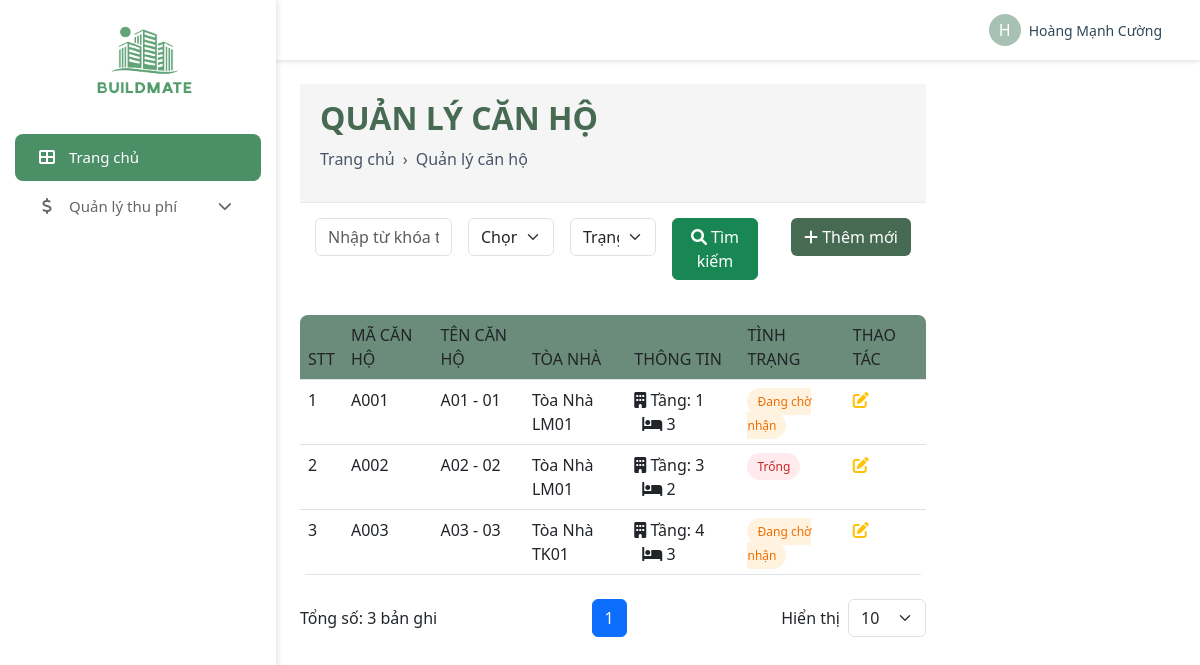
Page /admin/apartment/apartment_management.php (signed in) on the committed database.
### tables this page shows
CREATE TABLE `apartment` (
  `ApartmentID` int(11) NOT NULL,
  `Name` varchar(255) DEFAULT NULL,
  `Area` int(11) DEFAULT NULL,
  `NumberOffBedroom` int(11) DEFAULT NULL,
  `Code` varchar(255) DEFAULT NULL,
  `ElectricId` int(11) DEFAULT NULL,
  `WaterId` int(11) NOT NULL,
  `Description` text DEFAULT NULL,
  `Status` varchar(50) DEFAULT NULL,
  `BuildingId` int(11) NOT NULL,
  `FloorId` int(11) NOT NULL,
  `ContractCode` varchar(255) DEFAULT NULL
);

CREATE TABLE `buildings` (
  `ID` int(11) NOT NULL,
  `Name` varchar(255) NOT NULL,
  `Code` varchar(50) NOT NULL,
  `Status` varchar(50) DEFAULT 'active',
  `ProjectId` int(11) NOT NULL
);

### admin/apartment/apartment_management.php (the view, shortened to what this page needs)
<?php
include '../../database/DBController.php';
$search = isset($_GET['search']) ? mysqli_real_escape_string($conn, $_GET['search']) : '';
$building_filter = isset($_GET['building']) ? mysqli_real_escape_string($conn, $_GET['building']) : '';
$status_filter = isset($_GET['status']) ? mysqli_real_escape_string($conn, $_GET['status']) : '';
$records_per_page = isset($_GET['per_page']) ? (int)$_GET['per_page'] : 10;
$page = isset($_GET['page']) ? (int)$_GET['page'] : 1;
$offset = ($page - 1) * $records_per_page;
$where_conditions = [];
$where_clause = !empty($where_conditions) ? "WHERE " . implode(" AND ", $where_conditions) : "";
$count_query = mysqli_query($conn, "
    SELECT COUNT(*) as total
    FROM apartment a
    LEFT JOIN Buildings b ON a.BuildingId = b.ID
    $where_clause
");
$total_records = mysqli_fetch_assoc($count_query)['total'];
$total_pages = ceil($total_records / $records_per_page);
$select_apartments = mysqli_query($conn, "
    SELECT a.*, b.Name as BuildingName
    FROM apartment a
    LEFT JOIN Buildings b ON a.BuildingId = b.ID
    $where_clause
    ORDER BY a.ApartmentID
    LIMIT $offset, $records_per_page
") or die('Query failed');
?>
<!DOCTYPE html>
<html lang="en">
<head>
    <link rel="stylesheet" href="https://cdnjs.cloudflare.com/ajax/libs/font-awesome/6.0.0/css/all.min.css">
    <link href="https://cdn.jsdelivr.net/npm/bootstrap@5.3.0/dist/css/bootstrap.min.css" rel="stylesheet">
    <link rel="stylesheet" href="css/admin_style.css">
</head>
<body>
    <div class="d-flex">
        <?php include '../admin_navbar.php'; ?>
        <div style="width: 100%;">
            <?php include '../admin_header.php'; ?>
            <div class="manage-container p-4">
                <div class="page-header">
                    <h2 style="font-weight: bold; color: #476a52; margin-bottom: 10px; text-transform: uppercase;">QUẢN LÝ CĂN HỘ</h2>
                    <div class="breadcrumb">
                        <a href="dashboard.php">Trang chủ</a>
                        <span style="margin: 0 8px;">›</span>
                        <span>Quản lý căn hộ</span>
                    </div>
                </div>
                <div class="search-container">
                    <form action="" method="GET" class="row g-3">
                        <div class="col-md-3">
                            <input type="text" name="search" class="form-control"
                                   placeholder="Nhập từ khóa tìm kiếm..."
                                   value="<?php echo isset($_GET['search']) ? htmlspecialchars($_GET['search']) : ''; ?>">
                        </div>
                        <div class="col-md-2">
                            <select name="building" class="form-select">
                                <option value="">Chọn tòa nhà</option>
                            </select>
                        </div>
                        <div class="col-md-2">
                            <select name="status" class="form-select">
                                <option value="">Trạng thái</option>
                            </select>
                        </div>
                        <div class="col-md-2">
                            <button type="submit" class="btn btn-success w-100">
                                <i class="fas fa-search"></i> Tìm kiếm
                            </button>
                        </div>
                        <div class="col-md-3 text-end">
                            <a href="create_apartment.php" class="btn add-btn">
                                <i class="fas fa-plus"></i> Thêm mới
                            </a>
                        </div>
                    </form>
                </div>
                <div class="apartment-table">
                    <table class="table table-hover mb-0">
                        <thead>
                            <tr>
                                <th>STT</th>
                                <th>MÃ CĂN HỘ</th>
                                <th>TÊN CĂN HỘ</th>
                                <th>TÒA NHÀ</th>
                                <th>THÔNG TIN</th>
                                <th>TÌNH TRẠNG</th>
                                <th>THAO TÁC</th>
                            </tr>
                        </thead>
                        <tbody>
                            <?php
                            if(mysqli_num_rows($select_apartments) > 0){
                                $stt = $offset + 1;
                                while($apartment = mysqli_fetch_assoc($select_apartments)){
                            ?>
                            <tr>
                                <td><?php echo $stt++; ?></td>
                                <td><?php echo $apartment['Code']; ?></td>
                                <td><?php echo $apartment['Name']; ?></td>
                                <td><?php echo $apartment['BuildingName']; ?></td>
                                <td>
                                    <i class="fas fa-building"></i> Tầng: <?php echo $apartment['FloorId']; ?>
                                    <i class="fas fa-bed ms-2"></i> <?php echo $apartment['NumberOffBedroom']; ?>
                                </td>
                                <td>
                                    <span class="status-badge <?php
                                        switch($apartment['Status']){
                                            case 'Đang chờ nhận': echo 'status-pending'; break;
                                            case 'Trống': echo 'status-empty'; break;
                                        }
                                    ?>">
                                        <?php echo $apartment['Status']; ?>
                                    </span>
                                </td>
                                <td>
                                    <a href="update_apartment.php?id=<?php echo $apartment['ApartmentID']; ?>"
                                       class="text-warning me-2"><i class="fas fa-edit"></i></a>
                                </td>
                            </tr>
                            <?php
                                }
                            } else {
                                echo '<tr><td colspan="7" class="text-center">Không có dữ liệu</td></tr>';
                            }
                            ?>
                        </tbody>
                    </table>
                </div>
                <div class="d-flex justify-content-between align-items-center mt-4">
                    <div>Tổng số: <?php echo $total_records; ?> bản ghi</div>
                    <nav aria-label="Page navigation">
                        <ul class="pagination mb-0">
                            <?php
                            $start_page = max(1, $page - 2);
                            $end_page = min($total_pages, $page + 2);
                            for ($i = $start_page; $i <= $end_page; $i++):
                            ?>
                                <li class="page-item <?php echo ($i == $page) ? 'active' : ''; ?>">
                                    <a class="page-link" href="?page=<?php echo $i; ?><?php
                                        echo !empty($search) ? "&search=$search" : '';
                                        echo !empty($building_filter) ? "&building=$building_filter" : '';
                                        echo !empty($status_filter) ? "&status=$status_filter" : '';
                                        echo "&per_page=$records_per_page";
                                    ?>"><?php echo $i; ?></a>
                                </li>
                            <?php endfor; ?>
                        </ul>
                    </nav>
                    <div class="d-flex align-items-center">
                        <span class="me-2">Hiển thị</span>
                        <select class="form-select" style="width: auto;" onchange="window.location.href=this.value">
                            <?php foreach ([10, 25, 50, 100] as $per_page): ?>
                                <option value="?page=1<?php
                                    echo !empty($search) ? "&search=$search" : '';
                                    echo !empty($building_filter) ? "&building=$building_filter" : '';
                                    echo !empty($status_filter) ? "&status=$status_filter" : '';
                                    echo "&per_page=$per_page";
                                ?>" <?php echo ($records_per_page == $per_page) ? 'selected' : ''; ?>>
                                    <?php echo $per_page; ?>
                                </option>
                            <?php endforeach; ?>
                        </select>
                    </div>
                </div>
            </div>
        </div>
    </div>
</body>
</html>

### admin/admin_navbar.php (shortened to what this page needs)
<?php
$user_role = $_SESSION['admin_role'];
function showMenuByRole($role) {
    switch($role) {
        case 'Nhân viên kỹ thuật':
            return [
                'dashboard' => true,
                'payment' => ['utility_reading' => true]
            ];
    }
}
$allowed_menus = showMenuByRole($user_role);
?>
<!DOCTYPE html>
<html lang="en">
<head>
   <link href="https://cdn.jsdelivr.net/npm/bootstrap@5.3.0/dist/css/bootstrap.min.css" rel="stylesheet">
   <link rel="stylesheet" href="https://cdnjs.cloudflare.com/ajax/libs/font-awesome/6.0.0/css/all.min.css">
</head>
<body>
   <div class="sidebar">
      <div class="logo">
         <img width="130px" src="/webquanlytoanha/assets/logo.png" alt="LOGO">
      </div>
      <?php if (isset($allowed_menus['dashboard'])): ?>
      <a href="/webquanlytoanha/admin/dashboard.php">
         <i class="fas fa-th-large"></i> Trang chủ
      </a>
      <?php endif; ?>
      <?php if (isset($allowed_menus['payment'])): ?>
      <a href="javascript:void(0);" class="has-submenu" onclick="toggleSubmenu(this)">
         <i class="fas fa-dollar-sign"></i> Quản lý thu phí
         <i style="font-size: 14px" class="fas fa-chevron-down submenu-icon"></i>
      </a>
      <?php endif; ?>
   </div>
</body>
</html>

### admin/admin_header.php (shortened to what this page needs)
<header class="adm-header">
    <div class="adm-user-section" id="admUserSection">
        <div class="adm-user-avatar">
            <?php
            $name = $_SESSION['admin_name'] ?? 'User';
            echo strtoupper(substr($name, 0, 1));
            ?>
        </div>
        <span class="adm-user-name"><?php echo $name; ?></span>
    </div>
</header>

### admin/css/admin_style.css (style rules this page uses)
* { margin: 0; padding: 0; box-sizing: border-box; }
body { margin: 0; font-family: Arial, sans-serif; }
.manage-container { width: calc(100% - 250px); }
.sidebar { position: relative; min-width: 250px; min-height: 100vh; background-color: #959595; color: white; padding-top: 20px; transition: all 0.3s; }
.sidebar .logo img { display: block; margin: 0 auto 15px; }
.sidebar a { display: block; color: #ffffff; padding: 10px 15px; text-decoration: none; border-radius: 4px; transition: all 0.3s; }
.sidebar a.active { background-color: #0f0c239c; color: white; }

### admin/apartment/apartment_management.php (style rules this page uses)
.search-container { background: white; padding: 15px; border-radius: 8px; margin-bottom: 20px; }
.apartment-table { background: white; border-radius: 8px; overflow: hidden; }
.apartment-table th { background: #6b8b7b !important; color: white; font-weight: 500; }
.status-badge { padding: 5px 10px; border-radius: 20px; font-size: 12px; font-weight: 500; }
.status-pending { background: #fff3e0; color: #ef6c00; }
.status-empty { background: #ffebee; color: #c62828; }
.page-header { background-color: #f5f5f5; padding: 15px 20px; color: #4a5568; border-bottom: 1px solid #eaeaea; }
.breadcrumb { display: flex; align-items: center; margin-bottom: 0; padding: 0; background-color: transparent; font-size: 14px; }
.breadcrumb a { color: #4a5568; text-decoration: none; }
.add-btn { margin-bottom: 10px; width: fit-content; padding: 10px 20px; border: none; border-radius: 10px; background-color: #476a52 !important; color: white !important; cursor: pointer; display: flex; align-items: center; gap: 8px; text-decoration: none; }

### admin/admin_navbar.php (style rules this page uses)
.sidebar { position: relative; min-width: 276px; min-height: 100vh; background-color: white; color: #333; padding-top: 20px; box-shadow: 2px 0 5px rgba(0, 0, 0, 0.1); }
.sidebar .logo { text-align: center; margin-bottom: 30px; }
.sidebar a { display: flex; align-items: center; color: #666; padding: 12px 20px; text-decoration: none; transition: all 0.3s; margin: 2px 15px; border-radius: 8px; font-size: 15px !important; }
.sidebar a.active { background-color: #4a8f66; color: white; }
.sidebar i { width: 24px; text-align: center; margin-right: 10px; font-size: 16px; }
.has-submenu { position: relative; justify-content: space-between; }
.submenu-icon { margin-left: auto; transition: transform 0.3s; width: auto !important; }

### admin/admin_header.php (style rules this page uses)
.adm-header { background-color: #fff; padding: 10px 20px; display: flex; justify-content: flex-end; align-items: center; box-shadow: 0 2px 4px rgba(0,0,0,0.1); height: 60px; z-index: 1000; }
.adm-user-section { position: relative; display: flex; align-items: center; gap: 8px; cursor: pointer; padding: 8px; border-radius: 4px; margin-right: 10px; }
.adm-user-name { color: #2F4858; font-size: 14px; font-weight: 500; }
.adm-user-avatar { width: 32px; height: 32px; border-radius: 50%; background-color: #A7C1B5; color: white; display: flex; align-items: center; justify-content: center; font-weight: 500; }

### rows in the picture
apartment: Code "A001", Name "A01 - 01", BuildingId.Name "Tòa Nhà LM01", FloorId "1", NumberOffBedroom "3", Status "Đang chờ nhận"
apartment: Code "A002", Name "A02 - 02", BuildingId.Name "Tòa Nhà LM01", FloorId "3", NumberOffBedroom "2", Status "Trống"
apartment: Code "A003", Name "A03 - 03", BuildingId.Name "Tòa Nhà TK01", FloorId "4", NumberOffBedroom "3", Status "Đang chờ nhận"

### other values in the picture
substr($name, 0, 1) "H"
$name "Hoàng Mạnh Cường"
$total_records "3"
form field value "10"
